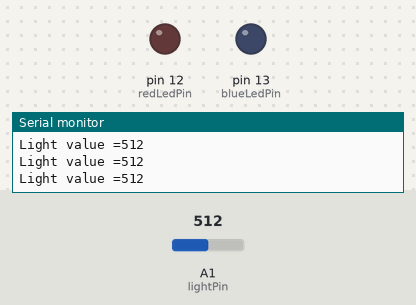
Bench run of a sketch on a simulated Arduino Uno, built with avr-gcc and run on an emulated ATmega328P. Parts: output pins drawn as LEDs (lit = HIGH), the last lines printed to the serial monitor. The inputs (shaded band) are chosen by the test bench; at power-on: A1 (lightPin) = 512.

Above: at 1.3 s.
1.4 s: A1 (lightPin) set to 484
At 1.9 s:
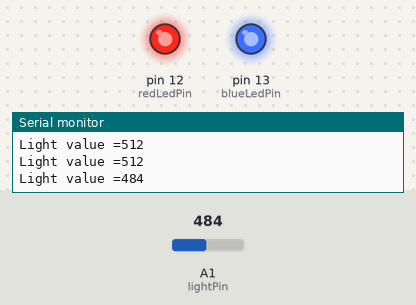
3.0 s: A1 (lightPin) set to 510
At 4.2 s:
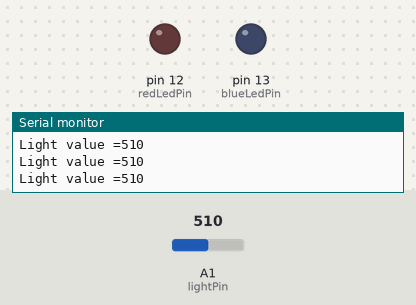
4.5 s: A1 (lightPin) set to 490
At 5.4 s:
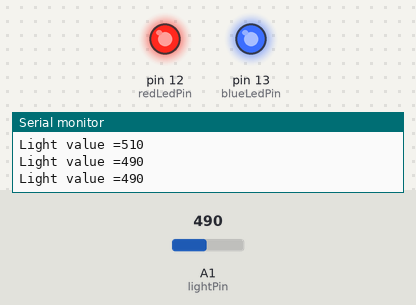
Timing chart, 0 to 7.5 s (numbered marks = the images above; inputs shaded):
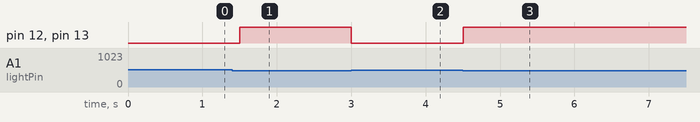

Measured:
- the behaviour switches between 500 and 499 on A1 (lightPin) (found by bisection; images 0 and 1)
- after the input at 1.4 s, pin 12 (redLedPin), pin 13 (blueLedPin): LOW → HIGH after 0.10 s
- after the input at 3.0 s, pin 12 (redLedPin), pin 13 (blueLedPin): HIGH → LOW at once
- after the input at 4.5 s, pin 12 (redLedPin), pin 13 (blueLedPin): LOW → HIGH at once

The sketch:

lightsensor.ino
```cpp
int lightPin = A1; //The light sensor is plugged into pin A1 of the Arduino.
int data = 0; //This will store the data from the sensor.
int redLedPin = 12;
int blueLedPin = 13;

void setup() { //The Setup function runs once.
  Serial.begin(9600);
  pinMode(redLedPin, OUTPUT);
  pinMode(blueLedPin, OUTPUT);
}

void loop() { //The loop function runs forever.
  data = analogRead(lightPin); //Read the value from the light sensor and store it in the lightData variable.
  Serial.print("Light value =");
  Serial.println(data);  //Print the data to the serial port.
  delay(500);           //Wait 1 second (1000mS) before running again.

if(analogRead(lightPin) < 500){
  // turn on red and blue
  digitalWrite(redLedPin, HIGH);


digitalWrite(blueLedPin, HIGH);


}else{
  //turn off red and blue

digitalWrite(redLedPin, LOW);

digitalWrite(blueLedPin, LOW);

}

}
```
